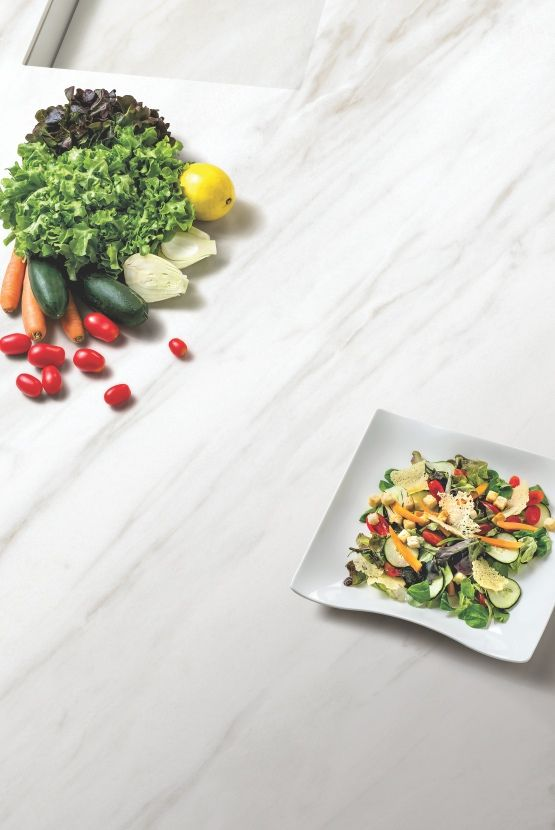
#> input picture catalog_processor/test_gemini.jpg, 555 x 830 px
$ python -i image_filter.py   (imports and definitions only)
#> lines starting #> are read from the running program, lines starting #| are printed output that depends on the picture
#> further down, picture is the input picture: shape (830, 555, 3); mean B, G, R 201.6, 210.4, 212.4
from pathlib import Path
import cv2
import numpy as np


MIN_WIDTH = 250
MIN_HEIGHT = 250
MIN_PIXELS = 100_000
MIN_FILE_SIZE = 5_000

MAX_ASPECT_RATIO = 4.0
MIN_ASPECT_RATIO = 0.25

# Relative to an optional page/source size: reject obvious tiny fragments.
MIN_PAGE_AREA_FRACTION = 0.008

# Lightweight ink/graphic heuristic (no OCR). High binary density on a
# near-white field is typical of logos and text banners; alone it never
# rejects — it only reinforces an extreme-aspect or tiny-fragment reject.
GRAPHIC_INK_DENSITY_MIN = 0.04
GRAPHIC_INK_DENSITY_MAX = 0.35
GRAPHIC_BG_WHITENESS = 0.55


# [10 lines left out: function extreme_aspect_ratio, not called in this run]


def looks_like_text_or_logo_graphic(image_bgr):
    """Cheap ink-on-paper detector for obvious logos/banners.

    Returns True only for confident graphic-like frames. A genuine tile
    (even a plain light one) usually fails this because its surface is
    continuous tone rather than sparse dark ink on a white field.
    """
    if image_bgr is None or image_bgr.size == 0:
        return False

    small = image_bgr
    height, width = small.shape[:2]
#> height = 830; width = 555
    longest = max(width, height)
#> longest = 830
    if longest > 256:
        scale = 256.0 / longest
#> scale = 0.308
        small = cv2.resize(
            small,
            (max(1, int(width * scale)), max(1, int(height * scale))),
            interpolation=cv2.INTER_AREA,
        )
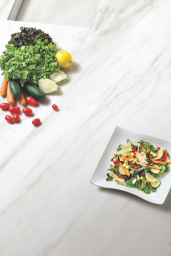
#> small: shape (256, 171, 3); mean B, G, R 201.6, 210.4, 212.4

    gray = cv2.cvtColor(small, cv2.COLOR_BGR2GRAY)
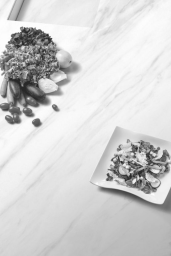
#> gray: shape (256, 171); min 38, max 254, mean 210
    white_fraction = float(np.mean(gray >= 235))
#> white_fraction = 0.414
    if white_fraction < GRAPHIC_BG_WHITENESS:
        return False

    _, binary = cv2.threshold(gray, 200, 255, cv2.THRESH_BINARY_INV)
    ink_density = float(np.mean(binary > 0))
    return GRAPHIC_INK_DENSITY_MIN <= ink_density <= GRAPHIC_INK_DENSITY_MAX


# [121 lines left out: functions early_reject_region, hard_filter, not called in this run]

>>> import cv2
>>> picture = cv2.imread('../test_gemini.jpg')
>>> result = looks_like_text_or_logo_graphic(picture)
#> result = False
